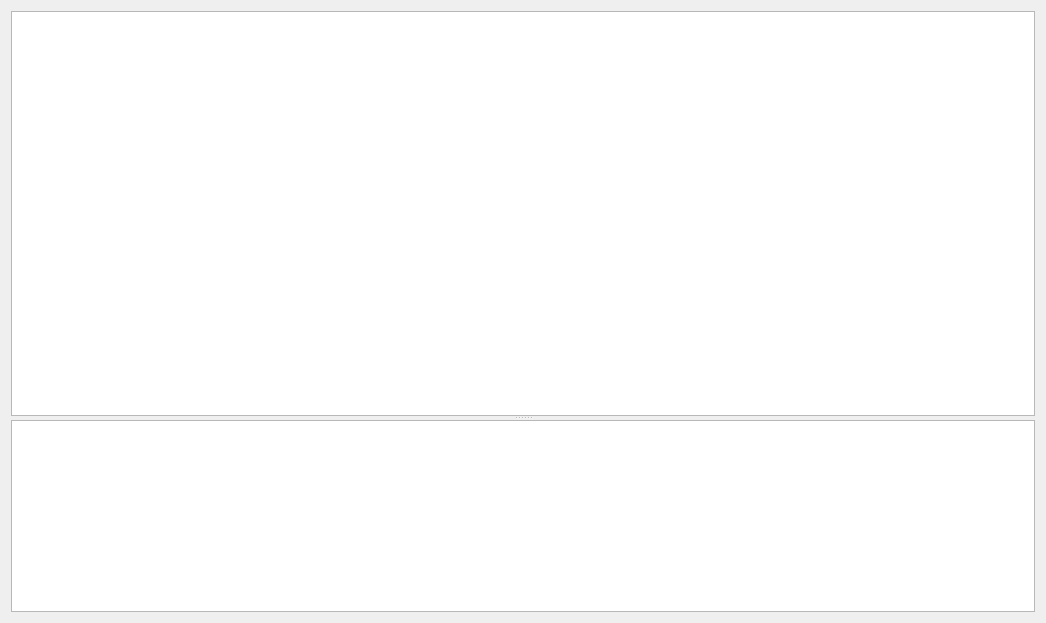
<?xml version="1.0" encoding="UTF-8"?>
<ui version="4.0">
 <class>runTestcaseForm</class>
 <widget class="QWidget" name="runTestcaseForm">
  <property name="geometry">
   <rect>
    <x>0</x>
    <y>0</y>
    <width>1046</width>
    <height>623</height>
   </rect>
  </property>
  <property name="windowTitle">
   <string>Form</string>
  </property>
  <layout class="QVBoxLayout" name="verticalLayout">
   <item>
    <widget class="QSplitter" name="splitter">
     <property name="orientation">
      <enum>Qt::Vertical</enum>
     </property>
     <widget class="QTextBrowser" name="runTestcaseBrowser">
      <property name="sizePolicy">
       <sizepolicy hsizetype="Expanding" vsizetype="Expanding">
        <horstretch>0</horstretch>
        <verstretch>25</verstretch>
       </sizepolicy>
      </property>
     </widget>
     <widget class="QPlainTextEdit" name="logPlainTextEdit">
      <property name="sizePolicy">
       <sizepolicy hsizetype="Expanding" vsizetype="Fixed">
        <horstretch>0</horstretch>
        <verstretch>0</verstretch>
       </sizepolicy>
      </property>
      <property name="readOnly">
       <bool>true</bool>
      </property>
     </widget>
    </widget>
   </item>
  </layout>
 </widget>
 <resources>
  <include location="../res.qrc"/>
 </resources>
 <connections/>
</ui>
